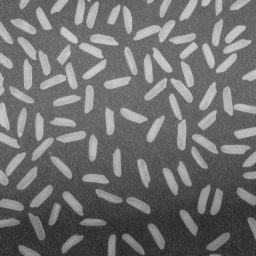
#> input picture lab4/rice.png, 256 x 256 px
$ jupyter execute 04_thresholding_hw.ipynb
#> lines starting #> are read from the running program, lines starting #| are printed output that depends on the picture; after the words box and inside, x2 and y2 are one past the last pixel; in counts of white or black regions, pixels touching at a corner belong together
# Binaryzacja

### Zadanie domowe - binaryzacja adaptacyjna w oknach z interpolacją.

Pokazana w ramach podstawowej części ćwiczenia binaryzacja adaptacyjna działa dobrze, ale jest dość złożona obliczeniowo (choć oczywiście należy mieć świadomość, że implementację można zoptymalizować i wyeliminować pewne powtarzające się obliczenia).
Zbliżone rozwiązanie można również realizować w nieco innym wariancie - w oknach.
Ogólna idea jest następująca: wejściowy obraz dzielimy na nienachodzące (rozłączne) okna - wygodnie jest założyć, że są one kwadratowe i o rozmiarze będącym potęgą liczby 2.
W każdym z okien obliczamy próg - niech to będzie średnia i stosujemy do binaryzacji lokalnej.
Jak nietrudno się domyślić efekt nie będzie dobry, gdyż na granicach okien wystąpią artefakty.
Aby je wyeliminować należy zastosować interpolację, co zostanie szczegółowo opisane poniżej.
Warto zaznaczyć, że podobny mechanizm interpolacji stosowany jest w poznanym wcześniej algorytmie CLAHE.
Zainteresowane osoby odsyłam do artykułu na [Wikipedii](https://en.wikipedia.org/wiki/Adaptive_histogram_equalization) oraz do artykułu o metodzie CLAHE - Zuiderveld, Karel. “Contrast Limited Adaptive Histograph Equalization.” Graphic Gems IV. San Diego: Academic Press Professional, 1994. 474–485.

Na początek zaimplementujemy wariant metody bez interpolacji:
1. Wczytaj obraz _rice.png_.
2. W dwóch pętlach `for`, dla okien o ustalonym wymiarze $W$ (potęga 2), oblicz średnią:
- pętle powinny mieć krok $W$,
- wynik (tj. średnie) należy zapisać w pomocniczej tablicy,
- przydatny operator to `//` - dzielenie całkowitoliczbowe (*floor division*).

3. W kolejnych dwóch pętlach `for` (tym razem o kroku 1) przeprowadź binaryzację z wyznaczonymi progami.
   Tu oczywiście należy się sprytnie odwołać do wyników z tablicy pomocniczej.
   Wyświetl wyniki - czy jest on poprawny?
   Podpowiedź - błędy lepiej widać dla mniejszego rozmiaru okna (np. 16 x 16).

[cell 1]
import cv2
import os
import requests
from matplotlib import pyplot as plt
import numpy as np

url = 'https://raw.githubusercontent.com/vision-agh/poc_sw/master/04_Thresholding/'

fileName = "rice.png"
if not os.path.exists(fileName):
    r = requests.get(url + fileName, allow_redirects=True)
    open(fileName, 'wb').write(r.content)

[cell 2]
def binarize(img, threshold=127):
    return (img > threshold).astype(np.uint8)

[cell 3]
def binarize_by_means(I, W=16):
    X, Y = I.shape
    tab = np.zeros((X // W, Y // W))
    for i in range(0, X, W):
        for j in range(0, Y, W):
            tab[i // W, j // W] = np.mean(I[i:i+W, j:j+W])

    bin = np.copy(I)
    for i in range(X):
        for j in range(Y):
            bin[i, j] = 255 if I[i, j] > tab[i // W, j // W] else 0
    return bin

I_rice = cv2.imread(fileName)
#> I_rice is the input picture: shape (256, 256, 3); min 40, max 204, mean 111.4
I_rice = cv2.cvtColor(I_rice, cv2.COLOR_RGB2GRAY)
#> I_rice: shape (256, 256)
bin = binarize_by_means(I_rice, 16)
#> after the loop in binarize_by_means, `for i in range(X):`:
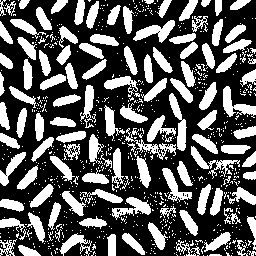
#> bin: shape (256, 256); 35.5% white; 744 white regions (626 under 20 px), largest, box (x1, y1, x2, y2) and area: (223, 86, 256, 118) 427, (169, 93, 187, 151) 427, (133, 20, 175, 43) 425
plt.imshow(bin, cmap='gray')
plt.show()

4. Rozwiązaniem problemu artefaktów na obrazie jest zastosowanie interpolacji.
   Próg binaryzacji dla danego piksela wyliczany jest na podstawie progów z sąsiednich okien.


   Koncepcja została przedstawiona na powyższym rysunku.
   Możliwe są 3 przypadki:
   - piksel leży w rogach obrazu (kolor czerwony) - wtedy za próg przyjmuje się wartość średniej obliczonej dla danego okna,
   - piksel leży na krawędzi obrazu (kolor zielony) - wtedy za próg przyjmuje się wartość obliczoną na podstawie średnich z dwóch sąsiednich okien,
   - piksel leży w środku (kolor fioletowy) - wtedy próg jest obliczany na podstawie 4 sąsiednich okien.

   Uwaga. Proszę zwrócić uwagę, że sprawa jest dość złożona.
   Obraz dzielimy na okna (dla nich liczymy średnią) i następnie każde z okien "wirtualnie" na cztery sub-okna (linie przerywane).
   To ułatwia znalezienie środków okien (czarne kwadraty), które są wykorzystywane w interpolacji.

5. Implementujemy interpolację.
   Potrzebujemy do tego znać progi (jeden, dwa lub cztery), ale dla przejrzystości obliczeń lepiej zawsze przyjąć cztery oraz odległości od rozważnego piksela do środka sąsiednich okien (też w ogólnym przypadku 4):
   - całość sprowadza się do określania pozycji piksela,
   - na początek rozważmy przypadek czterech narożników (kolor czerwony na rysunku) - trzeba napisać `if`, który je wyznaczy,
   - warto sprawdzić, czy nie popełniliśmy błędu i np. tymczasowo do obrazu wynikowego w tym miejscu przypisać wartość 255. Efekt powinien być taki, że widoczne będą tylko narożniki.
   - drugi przypadek do brzegi (kolor zielony) - postępujemy podobnie jak przy narożnikach, przy czym osobno wydzielamy brzegi pionowe i poziome. Tu też warto sobie obrazek "pokolorować".
   - na koniec wyznaczamy piksele w środku.
   - analizując poprawność proszę zwrócić uwagę na to, żeby nie było przerw pomiędzy obszarami.
   - mając podział możemy dla każdego z obszarów wyliczyć cztery progi ($t11, t12, t21, t22$):
        - dla narożników wartość ta będzie identyczna i wynosi po prostu `t11 =t[jT][iT]`, gdzie `iT=i//W` oraz `jT=j//W`.
          Uwaga. Proszę używać indeksów tymczasowych $jT,iT$, gdyż będą potrzebne w dalszych obliczeniach.
        - dla brzegów pionowych występują dwie wartości: okno bieżące i sąsiednie.
          Wyznaczenie współrzędnej poziomej jest proste (jak dla narożników).
          Nad współrzędną pionową trzeba się chwilę zastanowić - aby nie rozważać wielu przypadków można od bieżącej współrzędnej odjąć połowę rozmiaru okna i dopiero później wykonać dzielenie przez rozmiar okna.
          W ten sposób otrzymujemy indeks okna o mniejszej współrzędnej.
          Indeks drugiego uzyskamy dodając 1.
          Proszę się zastanowić dlaczego to działa - najlepiej to sobie rozrysować.
        - dla brzegów poziomych należy postąpić analogicznie,
        - obliczenia dla obszaru wewnątrz powinny być już oczywiste.
   - kolejny krok to wyliczenie odległości pomiędzy rozważanym pikselem, a czterema środkami.
     Przykładowo dla osi X wygląda to następująco: `dX1 = i - W/2 - iT*W` oraz `dX2 = (iT+1)*W - i-W/2`.
     Dla osi Y analogicznie.
     Ponownie proszę się zastanowić dlaczego to jest poprawne - najlepiej to sobie narysować.
   - ostatni krok to interpolacja dwuliniowa.
     Wykonamy ją w trzech krokach:
     - interpolacja w osi X dla dwóch górnych okien - sprowadza się ona do średniej ważonej pomiędzy wartościami $t11$ i $t12$, przy czym wagi to odpowiednio $dX2/W$ i $dX1/W$.
       Ponownie na podstawie rysunku proszę to przemyśleć.
     - interpolacja w osi X dla dolnych okien jest analogiczna,
     - interpolacja w osi Y również jest analogiczna, z tym, że wejściem są dwa wyniki interpolacji w poziomie.

6. "Kropka nad i" to oczywiście binaryzacja z wyznaczonym poprzez interpolację progiem - proszę dobrać rozmiar okna.
7. Na koniec proszę porównać na wspólnym rysunku poznane metody binaryzacji:
- Otsu,
- lokalna na podstawie średniej,
- lokalna Sauvoli,
- lokalna w oknach bez interpolacji,
- lokalna w oknach z interpolacją.

Proszę pod porównaniem, w osobnej sekcji *markdown*, krótko skomentować uzyskane wyniki.

[cell 4]
def interpol_bin(I):
    X, Y = I.shape
#> X = 256; Y = 256
    W = 16
    t = np.zeros((X // W, Y // W))

    for i in range(0, X, W):
        for j in range(0, Y, W):
            t[i // W, j // W] = np.mean(I[i:i+W, j:j+W])

    bin_im = np.zeros_like(I)
    t_rows, t_cols = t.shape
#> t_rows = 16; t_cols = 16

    for i in range(X):
        for j in range(Y):
            iT, jT = i // W, j // W

            t11 = t[iT, jT]
            t12 = t[iT, jT + 1] if jT + 1 < t_cols else t11
            t21 = t[iT + 1, jT] if iT + 1 < t_rows else t11
            t22 = t[iT + 1, jT + 1] if iT + 1 < t_rows and jT + 1 < t_cols else t11

            dx = (j % W) / W
            dy = (i % W) / W

            top = t11 * (1 - dx) + t12 * dx
            bottom = t21 * (1 - dx) + t22 * dx
            threshold = top * (1 - dy) + bottom * dy
            bin_im[i, j] = 255 if I[i, j] > threshold else 0
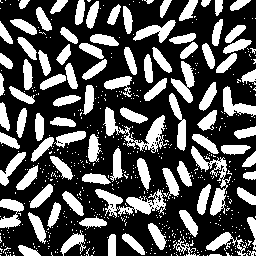
#> bin_im: shape (256, 256); 33.3% white; 576 white regions (483 under 20 px), largest, box (x1, y1, x2, y2) and area: (95, 189, 166, 218) 859, (103, 107, 167, 153) 848, (191, 146, 231, 216) 722
    return bin_im

plt.imshow(interpol_bin(I_rice), cmap='gray')
plt.show()
plt.imshow(I_rice, cmap='gray')

[cell 5]
def otsu(I):
    hist = np.squeeze(cv2.calcHist([I], [0], None, [256], [0, 256]) / I.size)
#> hist = 256 values, max 0.0242 at index 104, min 0 at index 0, mean 0.00391
    m_G = np.mean(I)
#> m_G = 111.4
    sigma_B_sq = np.zeros(256)

    P_0 = 0

    for k in range(1, 257):
        P_0 += hist[k-1]
        if not 0.0 < P_0 < 1.0:
            continue

        m_k = np.arange(0, k) @ hist[:k]
        sigma_B_sq[k-1] = np.square(m_G * P_0 - m_k) / (P_0 * (1 - P_0))
#> this loop made 256 passes
#> P_0 on passes 1 to 3: 0, 0, 0
#> after the loop, P_0 = 1; sigma_B_sq = 256 values, max 1310.7 at index 131, min 0 at index 0, mean 535.8
#> in binarize, `return (img > threshold).astype(np.uint8)`:
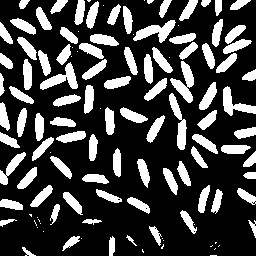
#> returned value: shape (256, 256); values 0 (black) and 1 (white), 25.8% white; 121 white regions (30 under 20 px), largest, box (x1, y1, x2, y2) and area: (170, 61, 194, 103) 451, (133, 20, 176, 43) 437, (40, 62, 78, 90) 427

    return np.argmax(sigma_B_sq)
def bin_loc(I, W=16):
#> called with W = 16
    X, Y = I_rice.shape
#> X = 256; Y = 256
    I_bin = np.copy(I)
    for j in range(W//2, Y-W//2):
        for i in range(W//2, X-W//2):
            I_bin[i, j] = [0, 255][I[i, j] > np.mean(I[i-W:i+W, j-W:j+W])]
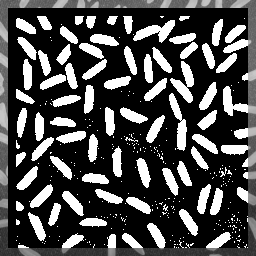
#> I_bin: shape (256, 256); min 0, max 255, mean 75.2
    return I_bin

def sauvola_bin(Im, W=15, k=0.15, R=128, sign=1):
#> called with W = 15, k = 0.15, R = 128, sign = 1
    X, Y = Im.shape
#> X = 256; Y = 256
    I_bin = np.copy(Im)
    for j in range(W//2, Y-W//2):
        for i in range(W//2, X-W//2):
            window = Im[i-W:i+W, j-W:j+W]
            T = Im[i, j] > np.mean(window) * (1 + sign * k * (np.std(window) / R - 1))
            I_bin[i, j] = [0, 255][T]
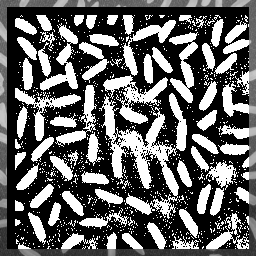
#> I_bin: shape (256, 256); min 0, max 255, mean 99.8
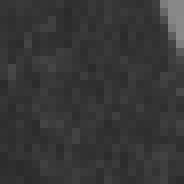
#> window: shape (23, 23) (shown 8 times larger); min 42, max 138, mean 54.6
    return I_bin

[cell 6]
I_rice = cv2.imread(fileName)
I_rice = cv2.cvtColor(I_rice, cv2.COLOR_RGB2GRAY)

figLena, axsLena = plt.subplots(2, 3)
figLena.set_size_inches(20, 10)

axsLena[0, 0].imshow(I_rice, cmap='gray')
axsLena[0, 0].title.set_text("Oryginalny")
axsLena[0, 0].axis('off')
axsLena[0, 1].imshow(binarize(I_rice, otsu(I_rice)), cmap='gray')
axsLena[0, 1].title.set_text("Otsu")
axsLena[0, 1].axis('off')
axsLena[0, 2].imshow(bin_loc(I_rice), cmap='gray')
axsLena[0, 2].title.set_text("Na podstawie średniej")
axsLena[0, 2].axis('off')
axsLena[1, 0].imshow(sauvola_bin(I_rice), cmap='gray')
axsLena[1, 0].title.set_text("Sauvoli")
axsLena[1, 0].axis('off')
axsLena[1, 1].imshow(binarize_by_means(I_rice), cmap='gray')
axsLena[1, 1].title.set_text("W oknach bez interpolacji")
axsLena[1, 1].axis('off')
axsLena[1, 2].imshow(interpol_bin(I_rice), cmap='gray')
axsLena[1, 2].title.set_text("W oknach z interpolacją")
axsLena[1, 2].axis('off')
plt.show()

$ run again, with lab4/catalogue.png copied over lab4/rice.png
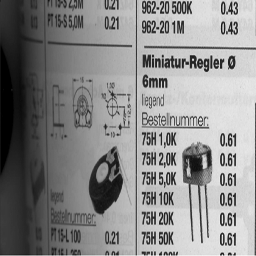
#> input picture lab4/catalogue.png, 256 x 256 px
#> I_rice is the input picture: shape (256, 256, 3); min 0, max 251, mean 138
#> I_rice: shape (256, 256)
#> after the loop in binarize_by_means, `for i in range(X):`:
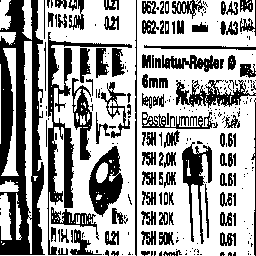
#> bin: shape (256, 256); 63.2% white; 270 black regions (167 under 20 px), largest, box (x1, y1, x2, y2) and area: (0, 0, 45, 255) 6496, (47, 32, 132, 255) 2555, (89, 146, 123, 217) 1302
#> hist = 256 values, max 0.0154 at index 0, min 0 at index 243, mean 0.00391
#> m_G = 138
#> the loop in otsu, `for k in range(1, 257):` made 256 passes
#> (P_0, m_k) on passes 1 to 3: (0.0154, 0), (0.0156, 0.000244), (0.0159, 0.000671)
#> after the loop in otsu, `for k in range(1, 257):`: P_0 = 1; sigma_B_sq = 256 values, max 3771.9 at index 128, min 0 at index 251, mean 2237.4
#> after the loop in sauvola_bin, `for j in range(W//2, Y-W//2):`:
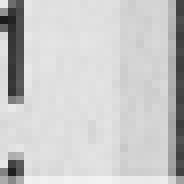
#> window: shape (23, 23) (shown 8 times larger); min 28, max 242, mean 202
